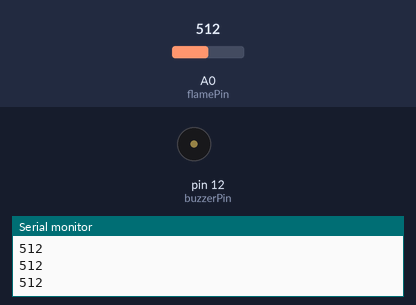
Recording of a sketch running on a simulated Arduino Uno, built with avr-gcc and run on an emulated ATmega328P. Shown: buzzer (waves = sounding, pin HIGH), the last lines printed to the serial monitor. Inputs (shaded band) come from the test bench; at power-on: A0 (flamePin) = 512.

Above: at 1.2 s.
1.3 s: A0 (flamePin) set to 487
At 1.6 s:
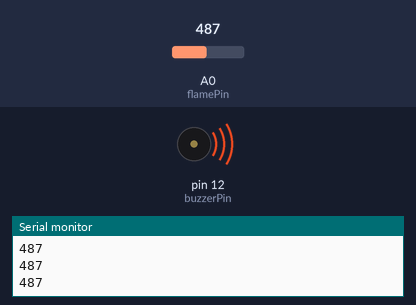
2.8 s: A0 (flamePin) set to 510
At 4.0 s:
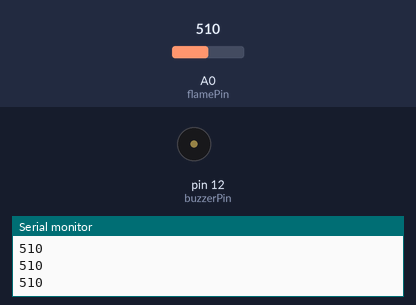
4.3 s: A0 (flamePin) set to 490
At 5.1 s:
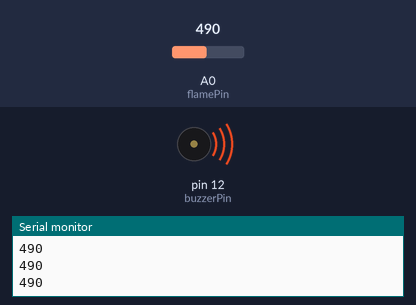
Timing chart, 0 to 7.3 s (numbered marks = the images above; inputs shaded):
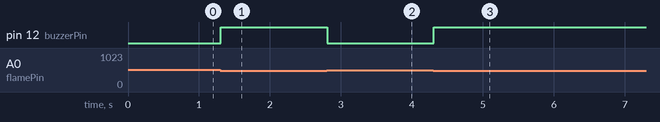

The sketch:

flame_test.ino
```cpp
const int buzzerPin = 12;
const int flamePin = A0;
int Flame = HIGH;
void setup()
{
  pinMode(buzzerPin, OUTPUT);

  pinMode(flamePin, INPUT);
  Serial.begin(9600);
}

void loop()
{
  Flame = analogRead(flamePin);
  Serial.println(Flame);
  if (Flame<500)
  {
    digitalWrite(buzzerPin, HIGH);

  }
  else
  {
    digitalWrite(buzzerPin, LOW);

  }
}
```

Measured:
- the behaviour switches between 500 and 499 on A0 (flamePin) (found by bisection; images 0 and 1)
- after the input at 1.3 s, pin 12 (buzzerPin): LOW → HIGH at once
- after the input at 2.8 s, pin 12 (buzzerPin): HIGH → LOW at once
- after the input at 4.3 s, pin 12 (buzzerPin): LOW → HIGH at once
